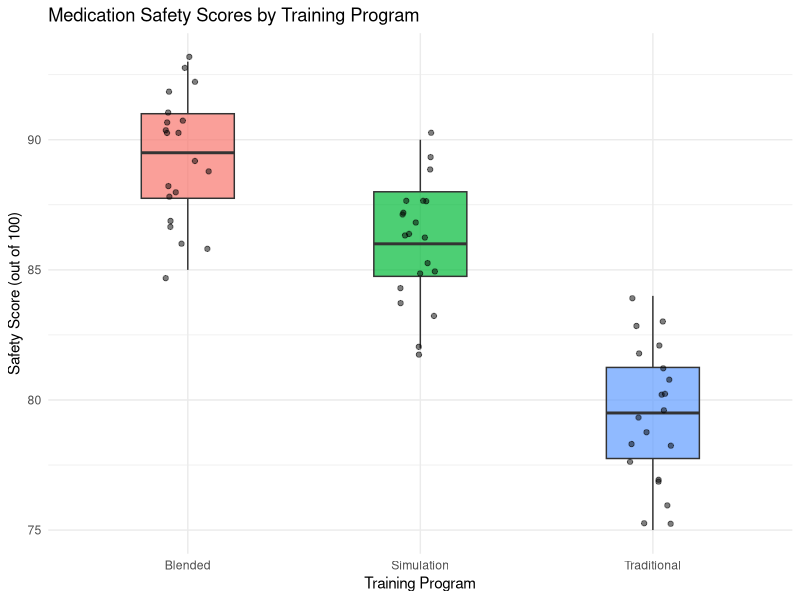
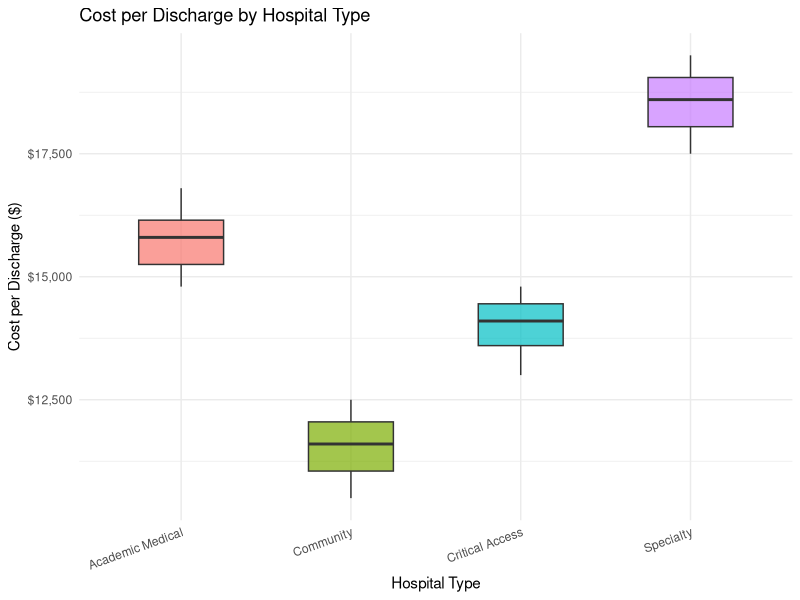
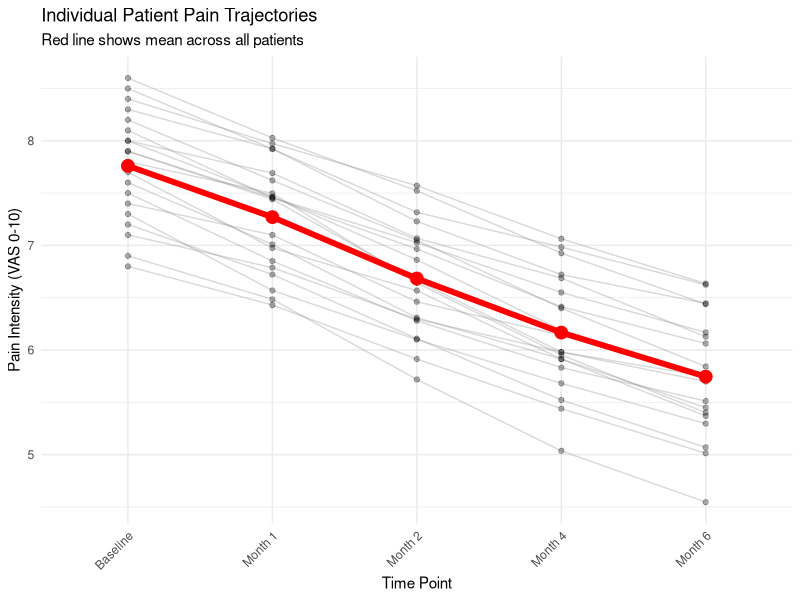

These charts were generated, in order, by the following R code: (Note: this script raises an error after producing the figures.)
## ---- chunk 1
#| label: setup
#| include: false
knitr::opts_chunk$set(echo = TRUE, warning = FALSE, message = FALSE)
library(ggplot2)
library(dplyr)
library(tidyr)
library(emmeans)
library(parameters)

# Set seed for reproducibility
set.seed(2026)
## ---- chunk 2
#| label: practice-oneway1-data

# Training program scores
program_traditional <- c(78, 82, 75, 80, 77, 83, 79, 81, 76, 80,
                        82, 78, 84, 77, 79, 81, 75, 83, 78, 80)

program_simulation <- c(85, 88, 82, 87, 89, 84, 86, 90, 83, 88,
                        87, 85, 89, 84, 86, 88, 82, 87, 85, 86)

program_blended <- c(88, 92, 86, 90, 93, 87, 89, 91, 85, 90,
                     92, 88, 91, 86, 89, 93, 87, 90, 88, 91)

# Create data frame
training_data <- data.frame(
  score = c(program_traditional, program_simulation, program_blended),
  program = factor(rep(c("Traditional", "Simulation", "Blended"), each = 20))
)

# View first few rows
head(training_data)
## ---- chunk 3
#| label: practice-oneway2-data

# Cost per discharge by hospital type
academic_medical <- c(15200, 16500, 14800, 15900, 16200, 15100, 16800, 15500,
                      16100, 15700, 14900, 16400, 15300, 16000, 15800)

community <- c(11500, 12200, 10800, 11900, 12500, 11200, 10500, 12100,
               11700, 10900, 12300, 11400, 10700, 12000, 11600)

critical_access <- c(13800, 14500, 13200, 14200, 14800, 13500, 13000, 14600,
                     14100, 13700, 14400, 13300, 14700, 13900, 14300)

specialty <- c(18500, 19200, 17800, 18900, 19500, 18200, 17500, 19100,
               18700, 17900, 19300, 18400, 17700, 19000, 18600)

# Create data frame
cost_data <- data.frame(
  cost = c(academic_medical, community, critical_access, specialty),
  hospital_type = factor(rep(c("Academic Medical", "Community",
                               "Critical Access", "Specialty"), each = 15))
)

head(cost_data)
## ---- chunk 4
#| label: practice-repeated1-data

# Pain scores at 5 time points for 20 patients
n_pain <- 20

pain_baseline <- c(7.5, 8.2, 6.8, 7.9, 8.5, 7.1, 8.0, 7.3, 8.4, 7.6,
                   7.8, 8.1, 6.9, 7.7, 8.3, 7.2, 8.6, 7.4, 7.9, 8.0)
pain_month1 <- pain_baseline - runif(n_pain, 0.3, 0.8)
pain_month2 <- pain_month1 - runif(n_pain, 0.4, 0.9)
pain_month4 <- pain_month2 - runif(n_pain, 0.3, 0.7)
pain_month6 <- pain_month4 - runif(n_pain, 0.2, 0.6)

# Create data frame in long format
pain_data <- data.frame(
  patient_id = rep(1:n_pain, 5),
  time = factor(rep(c("Baseline", "Month 1", "Month 2", "Month 4", "Month 6"),
                    each = n_pain),
                levels = c("Baseline", "Month 1", "Month 2", "Month 4", "Month 6")),
  pain = c(pain_baseline, pain_month1, pain_month2, pain_month4, pain_month6)
)

# IMPORTANT: Convert patient_id to factor
pain_data$patient_id <- as.factor(pain_data$patient_id)

head(pain_data, 10)
## ---- chunk 5
#| label: practice-repeated2-data

# Engagement scores (1-100) for 25 nurses over 4 quarters
n_engage <- 25

q1 <- c(68, 72, 65, 70, 74, 67, 71, 66, 73, 69,
        70, 64, 75, 68, 72, 66, 74, 67, 71, 69,
        73, 65, 70, 68, 72)
q2 <- q1 + rnorm(n_engage, mean = 3, sd = 2)
q3 <- q2 + rnorm(n_engage, mean = 2, sd = 2)
q4 <- q3 + rnorm(n_engage, mean = 2, sd = 2)

# Create data frame
engagement_data <- data.frame(
  nurse_id = rep(1:n_engage, 4),
  quarter = factor(rep(c("Q1", "Q2", "Q3", "Q4"), each = n_engage),
                   levels = c("Q1", "Q2", "Q3", "Q4")),
  engagement = c(q1, q2, q3, q4)
)

# Convert nurse_id to factor
engagement_data$nurse_id <- as.factor(engagement_data$nurse_id)

head(engagement_data)
## ---- chunk 6
#| label: solution-1-1
#| code-fold: true

summary_stats <- training_data %>%
  group_by(program) %>%
  summarise(
    n = n(),
    mean = round(mean(score), 2),
    sd = round(sd(score), 2)
  )

knitr::kable(summary_stats)
## ---- chunk 7
#| label: solution-1-2
#| code-fold: true

ggplot(data = training_data, mapping = aes(x = program, y = score, fill = program)) +
  geom_boxplot(alpha = 0.7, width = 0.4) +
  geom_jitter(width = 0.1, alpha = 0.5) +
  labs(
    title = "Medication Safety Scores by Training Program",
    x = "Training Program",
    y = "Safety Score (out of 100)"
  ) +
  theme_minimal() +
  theme(legend.position = "none")
## ---- chunk 8
#| label: solution-1-3
#| code-fold: true

anova_training <- aov(score ~ program, data = training_data)
summary(anova_training)
## ---- chunk 9
#| label: solution-1-4
#| code-fold: true

emm_training <- emmeans(anova_training, ~ program)
emm_training

tukey_training <- pairs(emm_training, adjust = "tukey")
tukey_training
## ---- chunk 10
#| label: solution-2-1
#| code-fold: true

cost_summary <- cost_data %>%
  group_by(hospital_type) %>%
  summarise(
    n = n(),
    mean_cost = round(mean(cost), 0),
    sd_cost = round(sd(cost), 0)
  )

knitr::kable(cost_summary)

ggplot(cost_data, aes(x = hospital_type, y = cost, fill = hospital_type)) +
  geom_boxplot(alpha = 0.7, width = 0.5) +
  labs(
    title = "Cost per Discharge by Hospital Type",
    x = "Hospital Type",
    y = "Cost per Discharge ($)"
  ) +
  scale_y_continuous(labels = scales::dollar) +
  theme_minimal() +
  theme(legend.position = "none",
        axis.text.x = element_text(angle = 20, hjust = 1))
## ---- chunk 11
#| label: solution-2-2
#| code-fold: true

anova_cost <- aov(cost ~ hospital_type, data = cost_data)
summary(anova_cost)
## ---- chunk 12
#| label: solution-2-3
#| code-fold: true

emm_cost <- emmeans(anova_cost, ~ hospital_type)
pairs(emm_cost, adjust = "tukey")
## ---- chunk 13
#| label: solution-3-1
#| code-fold: true

pain_summary <- pain_data %>%
  group_by(time) %>%
  summarise(
    n = n(),
    mean_pain = round(mean(pain), 2),
    sd_pain = round(sd(pain), 2)
  )

knitr::kable(pain_summary)
## ---- chunk 14
#| label: solution-3-2
#| code-fold: true

ggplot(pain_data, aes(x = time, y = pain, group = patient_id)) +
  geom_line(alpha = 0.3, color = "gray50") +
  geom_point(alpha = 0.3) +
  stat_summary(aes(group = 1), fun = mean, geom = "line",
               linewidth = 2, color = "red") +
  stat_summary(aes(group = 1), fun = mean, geom = "point",
               size = 4, color = "red") +
  labs(
    title = "Individual Patient Pain Trajectories",
    subtitle = "Red line shows mean across all patients",
    x = "Time Point",
    y = "Pain Intensity (VAS 0-10)"
  ) +
  theme_minimal() +
  theme(axis.text.x = element_text(angle = 45, hjust = 1))
## ---- chunk 15
#| label: solution-3-3
#| code-fold: true

rm_anova_pain <- aov(pain ~ time + Error(patient_id/time), data = pain_data)
summary(rm_anova_pain)
## ---- chunk 16
#| label: solution-3-4
#| code-fold: true

emm_pain <- emmeans(rm_anova_pain, ~ time)
emm_pain

pairs(emm_pain, adjust = "tukey")
## ---- chunk 17
#| label: solution-4-1
#| code-fold: true

# Step 1: Summary statistics
engagement_summary <- engagement_data %>%
  group_by(quarter) %>%
  summarise(
    n = n(),
    mean_engagement = round(mean(engagement), 2),
    sd_engagement = round(sd(engagement), 2)
  )

knitr::kable(engagement_summary)

# Step 2: Visualization
ggplot(engagement_data, aes(x = quarter, y = engagement, group = nurse_id)) +
  geom_line(alpha = 0.3, color = "gray50") +
  geom_point(alpha = 0.3) +
  stat_summary(aes(group = 1), fun = mean, geom = "line",
               linewidth = 2, color = "blue") +
  stat_summary(aes(group = 1), fun = mean, geom = "point",
               size = 4, color = "blue") +
  labs(
    title = "Nurse Engagement Over Four Quarters",
    subtitle = "Blue line shows mean across all nurses",
    x = "Quarter",
    y = "Engagement Score (1-100)"
  ) +
  theme_minimal()

# Step 3: Repeated-measures ANOVA
rm_anova_engage <- aov(engagement ~ quarter + Error(nurse_id/quarter),
                       data = engagement_data)

# Step 4: Results
summary(rm_anova_engage)

# Step 5: Post-hoc tests
emm_engage <- emmeans(rm_anova_engage, ~ quarter)
pairs(emm_engage, adjust = "tukey")
